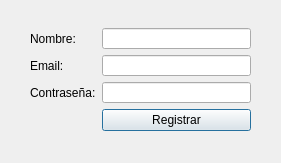
<?xml version="1.0" encoding="UTF-8"?>
<ui version="4.0">
 <class>frmLayout</class>
 <widget class="QDialog" name="frmLayout">
  <property name="geometry">
   <rect>
    <x>0</x>
    <y>0</y>
    <width>281</width>
    <height>163</height>
   </rect>
  </property>
  <property name="windowTitle">
   <string>QLayout</string>
  </property>
  <widget class="QWidget" name="">
   <property name="geometry">
    <rect>
     <x>30</x>
     <y>28</y>
     <width>221</width>
     <height>103</height>
    </rect>
   </property>
   <layout class="QFormLayout" name="layoutFormulario">
    <item row="0" column="0">
     <widget class="QLabel" name="lblNombre">
      <property name="text">
       <string>Nombre:</string>
      </property>
     </widget>
    </item>
    <item row="0" column="1">
     <widget class="QLineEdit" name="txtNombre"/>
    </item>
    <item row="1" column="0">
     <widget class="QLabel" name="lblEmail">
      <property name="text">
       <string>Email:</string>
      </property>
     </widget>
    </item>
    <item row="1" column="1">
     <widget class="QLineEdit" name="txtEmail"/>
    </item>
    <item row="3" column="1">
     <widget class="QPushButton" name="btnRegistrar">
      <property name="text">
       <string>Registrar</string>
      </property>
     </widget>
    </item>
    <item row="2" column="1">
     <widget class="QLineEdit" name="txtPass"/>
    </item>
    <item row="2" column="0">
     <widget class="QLabel" name="lblPass">
      <property name="text">
       <string>Contraseña:</string>
      </property>
     </widget>
    </item>
   </layout>
  </widget>
 </widget>
 <resources/>
 <connections/>
</ui>
